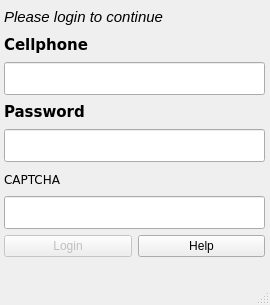
<ui version="4.0" >
 <class>Login</class>
 <widget class="QMainWindow" name="Login" >
  <property name="geometry" >
   <rect>
    <x>0</x>
    <y>0</y>
    <width>270</width>
    <height>305</height>
   </rect>
  </property>
  <property name="windowTitle" >
   <string>MXit - Login</string>
  </property>
  <widget class="QWidget" name="centralwidget" >
   <widget class="QWidget" name="layoutWidget" >
    <property name="geometry" >
     <rect>
      <x>4</x>
      <y>6</y>
      <width>261</width>
      <height>251</height>
     </rect>
    </property>
    <layout class="QVBoxLayout" name="verticalLayout" >
     <item>
      <widget class="QLabel" name="label_3" >
       <property name="font" >
        <font>
         <pointsize>11</pointsize>
         <weight>50</weight>
         <italic>true</italic>
         <bold>false</bold>
        </font>
       </property>
       <property name="text" >
        <string>Please login to continue</string>
       </property>
      </widget>
     </item>
     <item>
      <widget class="QLabel" name="label" >
       <property name="font" >
        <font>
         <family>Verdana</family>
         <pointsize>11</pointsize>
         <weight>75</weight>
         <bold>true</bold>
        </font>
       </property>
       <property name="text" >
        <string>Cellphone</string>
       </property>
      </widget>
     </item>
     <item>
      <widget class="QLineEdit" name="cellphone" >
       <property name="font" >
        <font>
         <family>Verdana</family>
         <pointsize>16</pointsize>
        </font>
       </property>
       <property name="toolTip" >
        <string>Your 10 digit cellphone number</string>
       </property>
      </widget>
     </item>
     <item>
      <widget class="QLabel" name="label_2" >
       <property name="font" >
        <font>
         <family>Verdana</family>
         <pointsize>11</pointsize>
         <weight>75</weight>
         <bold>true</bold>
        </font>
       </property>
       <property name="text" >
        <string>Password</string>
       </property>
      </widget>
     </item>
     <item>
      <widget class="QLineEdit" name="password" >
       <property name="font" >
        <font>
         <family>Verdana</family>
         <pointsize>16</pointsize>
        </font>
       </property>
       <property name="toolTip" >
        <string>The MXit password for your cellphone</string>
       </property>
       <property name="echoMode" >
        <enum>QLineEdit::Password</enum>
       </property>
      </widget>
     </item>
     <item>
      <widget class="QLabel" name="captchaLabel" >
       <property name="font" >
        <font>
         <family>Verdana</family>
        </font>
       </property>
       <property name="text" >
        <string>CAPTCHA</string>
       </property>
      </widget>
     </item>
     <item>
      <widget class="QLineEdit" name="captcha" >
       <property name="font" >
        <font>
         <family>Verdana</family>
         <pointsize>16</pointsize>
        </font>
       </property>
       <property name="toolTip" >
        <string>Please enter the digits from the above image</string>
       </property>
      </widget>
     </item>
     <item>
      <layout class="QHBoxLayout" name="horizontalLayout" >
       <item>
        <widget class="QPushButton" name="loginButton" >
         <property name="enabled" >
          <bool>false</bool>
         </property>
         <property name="text" >
          <string>Login</string>
         </property>
        </widget>
       </item>
       <item>
        <widget class="QPushButton" name="helpButton" >
         <property name="text" >
          <string>Help</string>
         </property>
        </widget>
       </item>
      </layout>
     </item>
    </layout>
   </widget>
  </widget>
  <widget class="QMenuBar" name="menubar" >
   <property name="geometry" >
    <rect>
     <x>0</x>
     <y>0</y>
     <width>270</width>
     <height>24</height>
    </rect>
   </property>
  </widget>
  <widget class="QStatusBar" name="statusbar" />
 </widget>
 <resources/>
 <connections/>
</ui>
